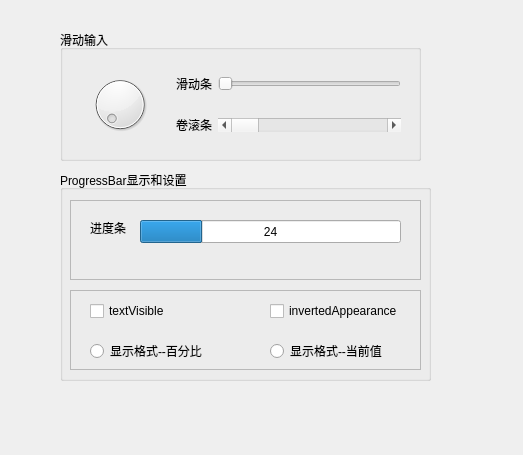
<?xml version="1.0" encoding="UTF-8"?>
<ui version="4.0">
 <class>Widget</class>
 <widget class="QWidget" name="Widget">
  <property name="geometry">
   <rect>
    <x>0</x>
    <y>0</y>
    <width>523</width>
    <height>455</height>
   </rect>
  </property>
  <property name="windowTitle">
   <string>Widget</string>
  </property>
  <widget class="QGroupBox" name="groupBox">
   <property name="geometry">
    <rect>
     <x>60</x>
     <y>30</y>
     <width>361</width>
     <height>131</height>
    </rect>
   </property>
   <property name="title">
    <string>滑动输入</string>
   </property>
   <widget class="QWidget" name="">
    <property name="geometry">
     <rect>
      <x>10</x>
      <y>30</y>
      <width>331</width>
      <height>91</height>
     </rect>
    </property>
    <layout class="QGridLayout" name="gridLayout">
     <item row="0" column="0" rowspan="2">
      <widget class="QDial" name="dial"/>
     </item>
     <item row="0" column="1">
      <widget class="QLabel" name="label">
       <property name="text">
        <string>滑动条</string>
       </property>
      </widget>
     </item>
     <item row="0" column="2">
      <widget class="QSlider" name="slider">
       <property name="minimum">
        <number>1</number>
       </property>
       <property name="maximum">
        <number>200</number>
       </property>
       <property name="orientation">
        <enum>Qt::Horizontal</enum>
       </property>
      </widget>
     </item>
     <item row="1" column="1">
      <widget class="QLabel" name="label_2">
       <property name="text">
        <string>卷滚条</string>
       </property>
      </widget>
     </item>
     <item row="1" column="2">
      <widget class="QScrollBar" name="scrollBar">
       <property name="orientation">
        <enum>Qt::Horizontal</enum>
       </property>
      </widget>
     </item>
    </layout>
   </widget>
  </widget>
  <widget class="QGroupBox" name="groupBox_2">
   <property name="geometry">
    <rect>
     <x>60</x>
     <y>170</y>
     <width>371</width>
     <height>211</height>
    </rect>
   </property>
   <property name="title">
    <string>ProgressBar显示和设置</string>
   </property>
   <widget class="QFrame" name="frame">
    <property name="geometry">
     <rect>
      <x>10</x>
      <y>30</y>
      <width>351</width>
      <height>80</height>
     </rect>
    </property>
    <property name="frameShape">
     <enum>QFrame::StyledPanel</enum>
    </property>
    <property name="frameShadow">
     <enum>QFrame::Raised</enum>
    </property>
    <widget class="QProgressBar" name="progressBar">
     <property name="geometry">
      <rect>
       <x>70</x>
       <y>20</y>
       <width>261</width>
       <height>23</height>
      </rect>
     </property>
     <property name="value">
      <number>24</number>
     </property>
     <property name="orientation">
      <enum>Qt::Horizontal</enum>
     </property>
     <property name="format">
      <string>%p</string>
     </property>
    </widget>
    <widget class="QLabel" name="label_3">
     <property name="geometry">
      <rect>
       <x>20</x>
       <y>20</y>
       <width>54</width>
       <height>16</height>
      </rect>
     </property>
     <property name="text">
      <string>进度条</string>
     </property>
    </widget>
   </widget>
   <widget class="QFrame" name="frame_2">
    <property name="geometry">
     <rect>
      <x>10</x>
      <y>120</y>
      <width>351</width>
      <height>80</height>
     </rect>
    </property>
    <property name="frameShape">
     <enum>QFrame::StyledPanel</enum>
    </property>
    <property name="frameShadow">
     <enum>QFrame::Raised</enum>
    </property>
    <widget class="QCheckBox" name="chkBox_Visible">
     <property name="geometry">
      <rect>
       <x>20</x>
       <y>10</y>
       <width>81</width>
       <height>22</height>
      </rect>
     </property>
     <property name="text">
      <string>textVisible</string>
     </property>
    </widget>
    <widget class="QCheckBox" name="chkBox_Inverted">
     <property name="geometry">
      <rect>
       <x>200</x>
       <y>10</y>
       <width>141</width>
       <height>22</height>
      </rect>
     </property>
     <property name="text">
      <string>invertedAppearance</string>
     </property>
    </widget>
    <widget class="QRadioButton" name="radioButton">
     <property name="geometry">
      <rect>
       <x>20</x>
       <y>50</y>
       <width>121</width>
       <height>22</height>
      </rect>
     </property>
     <property name="text">
      <string>显示格式--百分比</string>
     </property>
    </widget>
    <widget class="QRadioButton" name="radioButton_2">
     <property name="geometry">
      <rect>
       <x>200</x>
       <y>50</y>
       <width>131</width>
       <height>22</height>
      </rect>
     </property>
     <property name="text">
      <string>显示格式--当前值</string>
     </property>
    </widget>
   </widget>
  </widget>
 </widget>
 <resources/>
 <connections/>
</ui>
